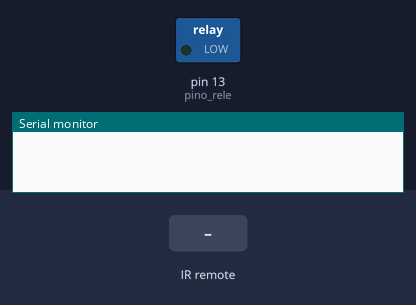
This sketch was run on a simulated Arduino Uno, built with avr-gcc and run on an emulated ATmega328P. Shown: switched loads named in the sketch (green lamp = pin HIGH), the last lines printed to the serial monitor. The inputs (shaded band) are chosen by the test bench.

Above: at 1.2 s.
1.3 s: infrared code 0xB4B4DC23 received
At 2.5 s:
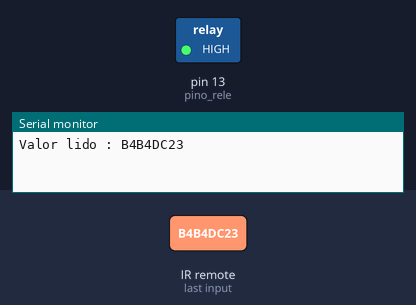
Timing chart, 0 to 4.3 s (numbered marks = the images above; inputs shaded):
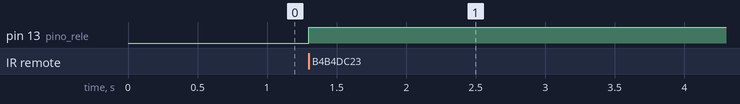

The sketch:

acionamento_remoto_ir.ino
```cpp
#include <IRremote.h>

int RECV_PIN = 6; // Pino responsável por receber o código do IR.
int armazenavalor = 0; // Iniciando com valor igual a zero.
int pino_rele = 13; // Pino onde o rele foi conectado no arduino.

int estado_rele = LOW; // Inicia com o rele desligado.

IRrecv irrecv(RECV_PIN);
decode_results results;

void setup()
{
  pinMode(pino_rele, OUTPUT);  // Define todos os pino como de saída.


  digitalWrite(pino_rele, estado_rele); // Coloca os pinos todos os pino em...

     Serial.begin(9600); // Inicializa a serial monitor.
  irrecv.enableIRIn(); // Inicializa o receptor IR.
}

void loop()
{
  // Verifica se o sensor IR recebeu algum sinal.
  if (irrecv.decode(&results))
  {
    // Mostra na serial o valor lido pelo sensor IR.
    Serial.print("Valor lido : ");
    Serial.println(results.value, HEX);

    // Armazena o sinal recebido pelo sensor IR.
    armazenavalor = (results.value);
    switch (armazenavalor)
    {

  // Verifica se o botão número 1 do controle remoto foi prescionada.IRremote.h
     case 0xB4B4DC23:
     // Se prescionado aciona o rele.
     estado_rele = !estado_rele;
      digitalWrite(pino_rele, estado_rele);
      break;

       }
    irrecv.resume(); //Le o próximo valor
  }
}
```

Measured:
- after the input at 1.3 s, pin 13 (pino_rele): LOW → HIGH at once
